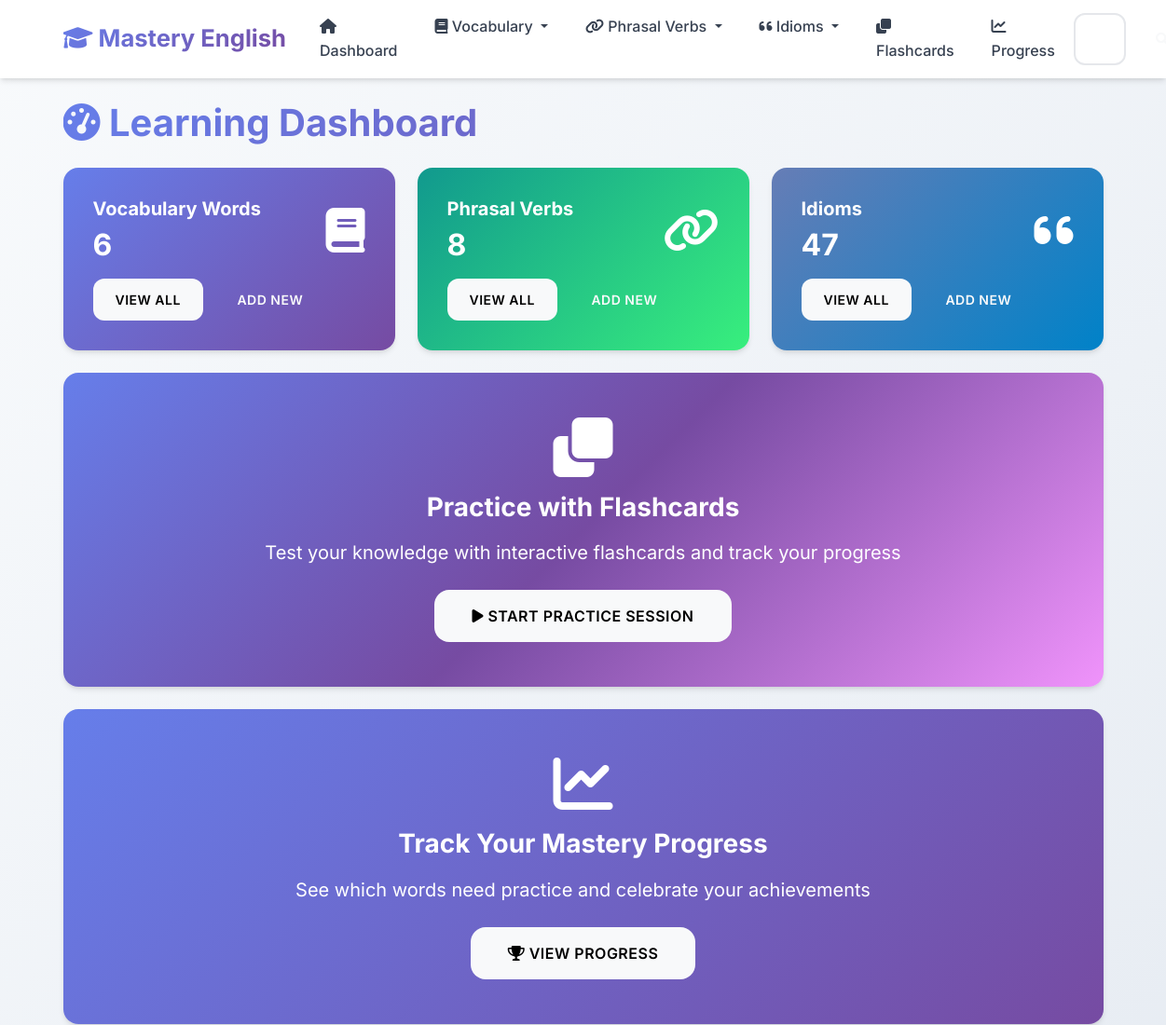
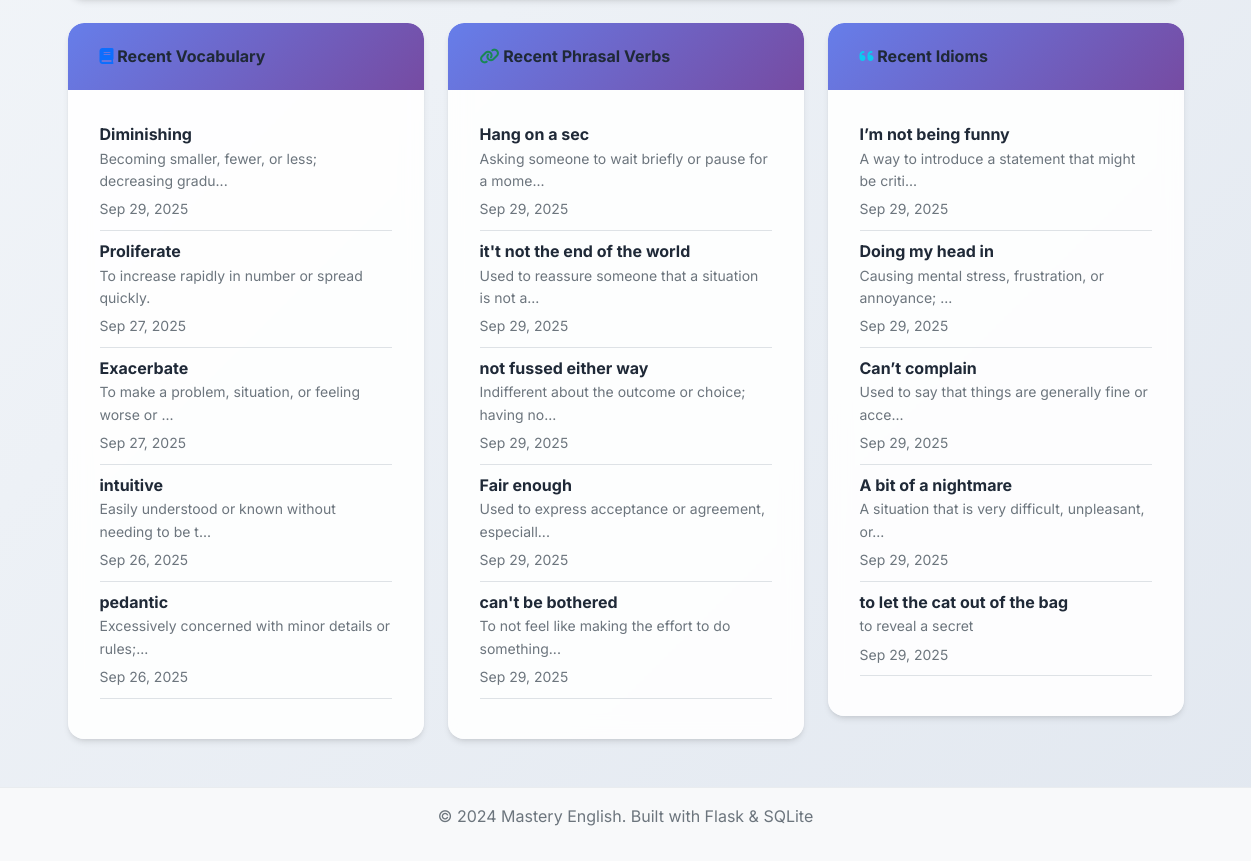
Before: / with the older database file (2 pictures, top to bottom).
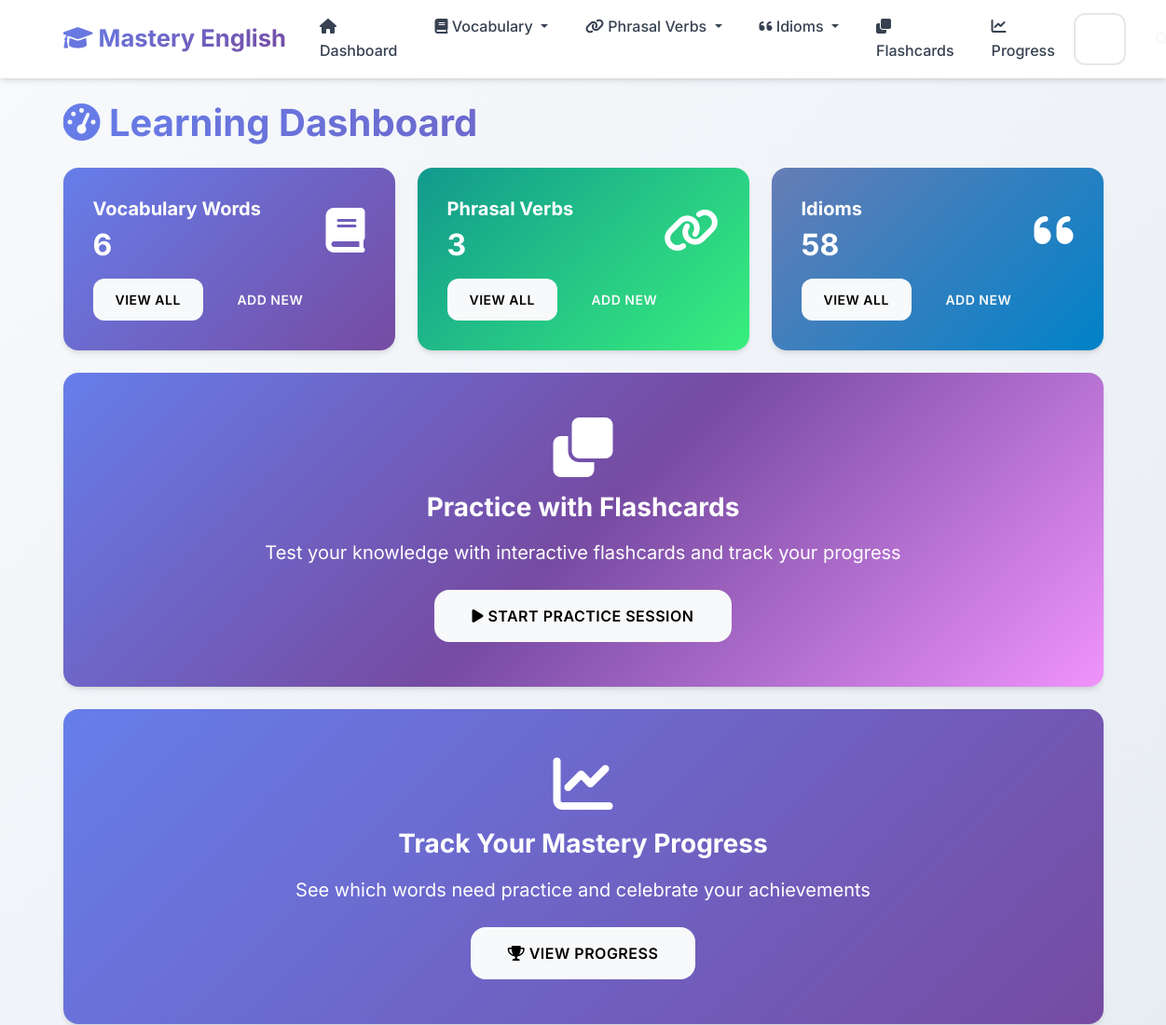
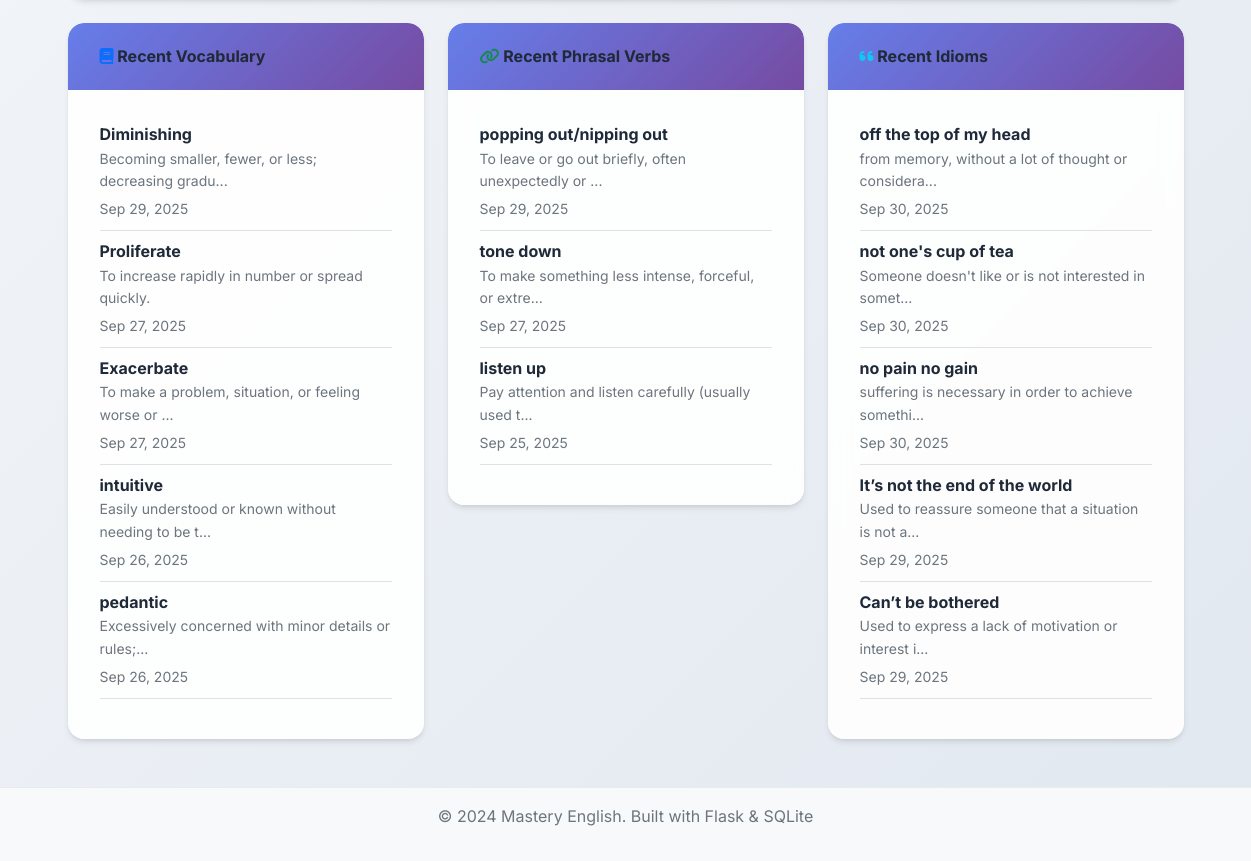
After: the same page with the newer database file (2 pictures, top to bottom).
### app.py (models this page shows, shortened)
class VocabularyWord(db.Model):
    __tablename__ = 'vocabulary_words'
    id = db.Column(db.Integer, primary_key=True)
    word = db.Column(db.String(100), nullable=False)
    definition = db.Column(db.Text, nullable=False)
    example_sentence = db.Column(db.Text)
    pronunciation = db.Column(db.String(100))
    part_of_speech = db.Column(db.String(50))
    difficulty_level = db.Column(db.String(20), default='medium')
    date_added = db.Column(db.DateTime, default=datetime.utcnow)
    times_practiced = db.Column(db.Integer, default=0)
    last_practiced = db.Column(db.DateTime)
    mastery_level = db.Column(db.Integer, default=0)

class PhrasalVerb(db.Model):
    __tablename__ = 'phrasal_verbs'
    id = db.Column(db.Integer, primary_key=True)
    phrasal_verb = db.Column(db.String(100), nullable=False)
    meaning = db.Column(db.Text, nullable=False)
    example_sentence = db.Column(db.Text)
    separable = db.Column(db.Boolean, default=False)
    difficulty_level = db.Column(db.String(20), default='medium')
    date_added = db.Column(db.DateTime, default=datetime.utcnow)
    times_practiced = db.Column(db.Integer, default=0)
    last_practiced = db.Column(db.DateTime)
    mastery_level = db.Column(db.Integer, default=0)

class Idiom(db.Model):
    __tablename__ = 'idioms'
    id = db.Column(db.Integer, primary_key=True)
    idiom = db.Column(db.String(200), nullable=False)
    meaning = db.Column(db.Text, nullable=False)
    example_sentence = db.Column(db.Text)
    origin = db.Column(db.Text)
    difficulty_level = db.Column(db.String(20), default='medium')
    date_added = db.Column(db.DateTime, default=datetime.utcnow)
    times_practiced = db.Column(db.Integer, default=0)
    last_practiced = db.Column(db.DateTime)
    mastery_level = db.Column(db.Integer, default=0)

### app.py (the view)
@app.route('/')
def index():
    vocab_count = VocabularyWord.query.count()
    phrasal_count = PhrasalVerb.query.count()
    idiom_count = Idiom.query.count()
    recent_vocab = VocabularyWord.query.order_by(VocabularyWord.date_added.desc()).limit(5).all()
    recent_phrasal = PhrasalVerb.query.order_by(PhrasalVerb.date_added.desc()).limit(5).all()
    recent_idioms = Idiom.query.order_by(Idiom.date_added.desc()).limit(5).all()
    return render_template('index.html',
                         vocab_count=vocab_count,
                         phrasal_count=phrasal_count,
                         idiom_count=idiom_count,
                         recent_vocab=recent_vocab,
                         recent_phrasal=recent_phrasal,
                         recent_idioms=recent_idioms)

### templates/index.html (shortened to what the changed rows need)
{% extends "base.html" %}
{% block content %}
<div class="row">
    <div class="col-12">
        <h1 class="mb-4">
            <i class="fas fa-tachometer-alt"></i> Learning Dashboard
        </h1>
    </div>
</div>
<div class="row mb-4">
    <div class="col-md-4">
        <div class="card dashboard-card text-white" style="background: var(--gradient-primary);">
            <div class="card-body">
                <div class="d-flex justify-content-between">
                    <div>
                        <h2 class="mb-0 text-white">{{ vocab_count }}</h2>
                    </div>
                </div>
            </div>
        </div>
    </div>
    <div class="col-md-4">
        <div class="card dashboard-card text-white" style="background: var(--gradient-success);">
            <div class="card-body">
                <div class="d-flex justify-content-between">
                    <div>
                        <h5 class="card-title text-white">Phrasal Verbs</h5>
                        <h2 class="mb-0 text-white">{{ phrasal_count }}</h2>
                    </div>
                </div>
            </div>
        </div>
    </div>
    <div class="col-md-4">
        <div class="card dashboard-card text-white" style="background: var(--gradient-info);">
            <div class="card-body">
                <div class="d-flex justify-content-between">
                    <div>
                        <h5 class="card-title text-white">Idioms</h5>
                        <h2 class="mb-0 text-white">{{ idiom_count }}</h2>
                    </div>
                </div>
            </div>
        </div>
    </div>
</div>
<div class="row">
    <div class="col-md-4">
        <div class="card">
            <div class="card-body">
                {% if recent_vocab %}
                    {% for word in recent_vocab %}
                        <div class="border-bottom pb-2 mb-2">
                            <strong>{{ word.word }}</strong>
                            <p class="mb-1 text-muted small">{{ word.definition[:50] }}{% if word.definition|length > 50 %}...{% endif %}</p>
                            <small class="text-muted">{{ word.date_added.strftime('%b %d, %Y') }}</small>
                        </div>
                    {% endfor %}
                {% else %}
                    <p class="text-muted">No vocabulary words yet.</p>
                {% endif %}
            </div>
        </div>
    </div>
    <div class="col-md-4">
        <div class="card">
            <div class="card-body">
                {% if recent_phrasal %}
                    {% for phrasal in recent_phrasal %}
                        <div class="border-bottom pb-2 mb-2">
                            <strong>{{ phrasal.phrasal_verb }}</strong>
                            <p class="mb-1 text-muted small">{{ phrasal.meaning[:50] }}{% if phrasal.meaning|length > 50 %}...{% endif %}</p>
                            <small class="text-muted">{{ phrasal.date_added.strftime('%b %d, %Y') }}</small>
                        </div>
                    {% endfor %}
                {% else %}
                    <p class="text-muted">No phrasal verbs yet.</p>
                {% endif %}
            </div>
        </div>
    </div>
    <div class="col-md-4">
        <div class="card">
            <div class="card-body">
                {% if recent_idioms %}
                    {% for idiom in recent_idioms %}
                        <div class="border-bottom pb-2 mb-2">
                            <strong>{{ idiom.idiom }}</strong>
                            <p class="mb-1 text-muted small">{{ idiom.meaning[:50] }}{% if idiom.meaning|length > 50 %}...{% endif %}</p>
                            <small class="text-muted">{{ idiom.date_added.strftime('%b %d, %Y') }}</small>
                        </div>
                    {% endfor %}
                {% else %}
                    <p class="text-muted">No idioms yet.</p>
                {% endif %}
            </div>
        </div>
    </div>
</div>
{% endblock %}

Changed rows visible on the page:
removed PhrasalVerb: phrasal_verb "Hang on a sec", meaning "Asking someone to wait briefly or pause for a mome", date_added "Sep 29, 2025"
removed PhrasalVerb: phrasal_verb "it't not the end of the world", meaning "Used to reassure someone that a situation is not a", date_added "Sep 29, 2025"
removed PhrasalVerb: phrasal_verb "not fussed either way", meaning "Indifferent about the outcome or choice; having no", date_added "Sep 29, 2025"
removed PhrasalVerb: phrasal_verb "Fair enough", meaning "Used to express acceptance or agreement, especiall", date_added "Sep 29, 2025"
removed PhrasalVerb: phrasal_verb "can't be bothered", meaning "To not feel like making the effort to do something", date_added "Sep 29, 2025"
no longer on this page (row edited): Idiom: idiom "I’m not being funny", meaning "A way to introduce a statement that might be criti", date_added "Sep 29, 2025"
no longer on this page (row edited): Idiom: idiom "Doing my head in", meaning "Causing mental stress, frustration, or annoyance;", date_added "Sep 29, 2025"
no longer on this page (row edited): Idiom: idiom "Can’t complain", meaning "Used to say that things are generally fine or acce", date_added "Sep 29, 2025"
no longer on this page (row edited): Idiom: idiom "A bit of a nightmare", meaning "A situation that is very difficult, unpleasant, or", date_added "Sep 29, 2025"
no longer on this page (row edited): Idiom: idiom "to let the cat out of the bag", meaning "to reveal a secret", date_added "Sep 29, 2025"
now on this page (row edited): PhrasalVerb: phrasal_verb "popping out/nipping out", meaning "To leave or go out briefly, often unexpectedly or", date_added "Sep 29, 2025"
now on this page (row edited): PhrasalVerb: phrasal_verb "tone down", meaning "To make something less intense, forceful, or extre", date_added "Sep 27, 2025"
now on this page (row edited): PhrasalVerb: phrasal_verb "listen up", meaning "Pay attention and listen carefully (usually used t", date_added "Sep 25, 2025"
added Idiom: idiom "off the top of my head", meaning "from memory, without a lot of thought or considera", date_added "Sep 30, 2025"
added Idiom: idiom "not one's cup of tea", meaning "Someone doesn't like or is not interested in somet", date_added "Sep 30, 2025"
added Idiom: idiom "no pain no gain", meaning "suffering is necessary in order to achieve somethi", date_added "Sep 30, 2025"
added Idiom: idiom "It’s not the end of the world", meaning "Used to reassure someone that a situation is not a", date_added "Sep 29, 2025"
added Idiom: idiom "Can’t be bothered", meaning "Used to express a lack of motivation or interest i", date_added "Sep 29, 2025"
Other visible differences:
{{ phrasal_count }}: "8" → "3"
{{ idiom_count }}: "47" → "58"
